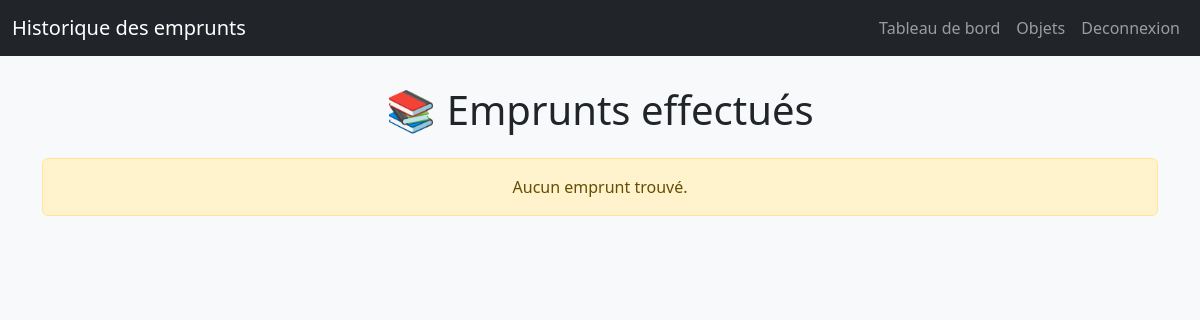
Page /pages/emprunt.php (signed in) on the earlier database version.
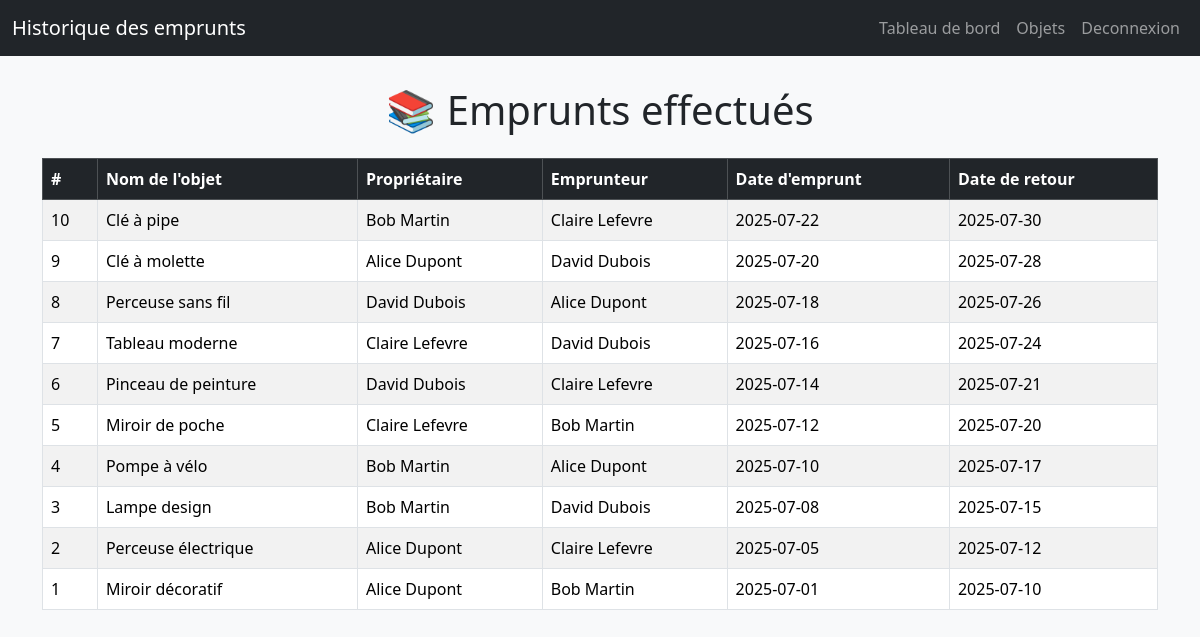
Same page on the later database version.
### tables this page shows
CREATE TABLE emprunt (
    id_emprunt INT PRIMARY KEY AUTO_INCREMENT, 
    id_objet INT, 
    id_proprietaire INT,
    id_emprunteur INT,
    date_emprunt DATE, 
    date_retour DATE, 
    FOREIGN KEY (id_objet) REFERENCES objet(id_objet), 
    FOREIGN KEY (id_proprietaire) REFERENCES membre(id_membre),
    FOREIGN KEY (id_emprunteur) REFERENCES membre(id_membre)
);

CREATE TABLE objet (
    id_objet INT PRIMARY KEY AUTO_INCREMENT, 
    nom_objet VARCHAR(50), 
    id_categorie INT,
    id_membre INT, 
    FOREIGN KEY (id_categorie) REFERENCES categorie_objet(id_categorie), 
    FOREIGN KEY (id_membre) REFERENCES membre(id_membre) 
);

CREATE TABLE membre (
    id_membre INT PRIMARY KEY AUTO_INCREMENT, 
    nom VARCHAR(50),
    date_naissance DATE,
    genre CHAR(1), 
    email VARCHAR(50),
    ville VARCHAR(50),
    mot_de_passe VARCHAR(50),
    photo VARCHAR(100) 
);

### inc/function.php (called while the page is built, shortened)
<?php
function getEmpruntsComplet() {
    if ($db = dbconnect()) {
        $sql = "SELECT
                    e.id_emprunt,
                    o.nom_objet,
                    m1.nom AS proprietaire,
                    m2.nom AS emprunteur,
                    e.date_emprunt,
                    e.date_retour
                FROM emprunt e
                JOIN objet o ON e.id_objet = o.id_objet
                JOIN membre m1 ON e.id_proprietaire = m1.id_membre
                JOIN membre m2 ON e.id_emprunteur = m2.id_membre
                ORDER BY e.date_emprunt DESC";
        $result = mysqli_query($db, $sql);
        $emprunts = [];
        while ($row = mysqli_fetch_assoc($result)) {
            $emprunts[] = $row;
        }
        return $emprunts;
    }
    return [];
}
?>

### pages/emprunt.php (the view, shortened to what this page needs)
<?php
require_once '../inc/function.php';
$emprunts = getEmpruntsComplet();
?>
<!DOCTYPE html>
<html lang="fr">
<head>
    <link href="https://cdn.jsdelivr.net/npm/bootstrap@5.3.3/dist/css/bootstrap.min.css" rel="stylesheet">
</head>
<body>
<nav class="navbar navbar-expand-lg navbar-dark bg-dark">
    <div class="container-fluid">
        <a class="navbar-brand" href="#">Historique des emprunts</a>
        <div class="collapse navbar-collapse">
            <ul class="navbar-nav ms-auto">
                <li class="nav-item"><a class="nav-link" href="dashboard.php">Tableau de bord</a></li>
                <li class="nav-item"><a class="nav-link" href="liste_objets.php">Objets</a></li>
                <li class="nav-item"><a class="nav-link" href="logout.php">Deconnexion</a></li>
            </ul>
        </div>
    </div>
</nav>
<div class="container">
    <h1 class="text-center mb-4">📚 Emprunts effectués</h1>
    <?php if (count($emprunts) === 0): ?>
        <div class="alert alert-warning text-center">Aucun emprunt trouvé.</div>
    <?php else: ?>
        <table class="table table-bordered table-striped table-hover">
            <thead class="table-dark">
                <tr>
                    <th>#</th>
                    <th>Nom de l'objet</th>
                    <th>Propriétaire</th>
                    <th>Emprunteur</th>
                    <th>Date d'emprunt</th>
                    <th>Date de retour</th>
                </tr>
            </thead>
            <tbody>
                <?php foreach ($emprunts as $emp): ?>
                    <tr>
                        <td><?= $emp['id_emprunt'] ?></td>
                        <td><?= htmlspecialchars($emp['nom_objet']) ?></td>
                        <td><?= htmlspecialchars($emp['proprietaire']) ?></td>
                        <td><?= htmlspecialchars($emp['emprunteur']) ?></td>
                        <td><?= htmlspecialchars($emp['date_emprunt']) ?></td>
                        <td><?= $emp['date_retour'] ?? 'Non défini' ?></td>
                    </tr>
                <?php endforeach; ?>
            </tbody>
        </table>
    <?php endif; ?>
</div>
</body>
</html>

Differences in the rows shown:
now on this page (row edited): emprunt: id_emprunt "10", id_objet.nom_objet "Clé à pipe", membre.nom "Bob Martin", id_emprunteur.nom "Claire Lefevre", date_emprunt "2025-07-22", date_retour "2025-07-30"
now on this page (row edited): emprunt: id_emprunt "9", id_objet.nom_objet "Clé à molette", membre.nom "Alice Dupont", id_emprunteur.nom "David Dubois", date_emprunt "2025-07-20", date_retour "2025-07-28"
now on this page (row edited): emprunt: id_emprunt "8", id_objet.nom_objet "Perceuse sans fil", membre.nom "David Dubois", id_emprunteur.nom "Alice Dupont", date_emprunt "2025-07-18", date_retour "2025-07-26"
now on this page (row edited): emprunt: id_emprunt "7", id_objet.nom_objet "Tableau moderne", membre.nom "Claire Lefevre", id_emprunteur.nom "David Dubois", date_emprunt "2025-07-16", date_retour "2025-07-24"
now on this page (row edited): emprunt: id_emprunt "6", id_objet.nom_objet "Pinceau de peinture", membre.nom "David Dubois", id_emprunteur.nom "Claire Lefevre", date_emprunt "2025-07-14", date_retour "2025-07-21"
now on this page (row edited): emprunt: id_emprunt "5", id_objet.nom_objet "Miroir de poche", membre.nom "Claire Lefevre", id_emprunteur.nom "Bob Martin", date_emprunt "2025-07-12", date_retour "2025-07-20"
now on this page (row edited): emprunt: id_emprunt "4", id_objet.nom_objet "Pompe à vélo", membre.nom "Bob Martin", id_emprunteur.nom "Alice Dupont", date_emprunt "2025-07-10", date_retour "2025-07-17"
now on this page (row edited): emprunt: id_emprunt "3", id_objet.nom_objet "Lampe design", membre.nom "Bob Martin", id_emprunteur.nom "David Dubois", date_emprunt "2025-07-08", date_retour "2025-07-15"
now on this page (row edited): emprunt: id_emprunt "2", id_objet.nom_objet "Perceuse électrique", membre.nom "Alice Dupont", id_emprunteur.nom "Claire Lefevre", date_emprunt "2025-07-05", date_retour "2025-07-12"
now on this page (row edited): emprunt: id_emprunt "1", id_objet.nom_objet "Miroir décoratif", membre.nom "Alice Dupont", id_emprunteur.nom "Bob Martin", date_emprunt "2025-07-01", date_retour "2025-07-10"
Other differences:
text no longer shown: "Aucun emprunt trouvé."
text now shown: "# Nom de l'objet Propriétaire Emprunteur Date d'emprunt Date de retour"
